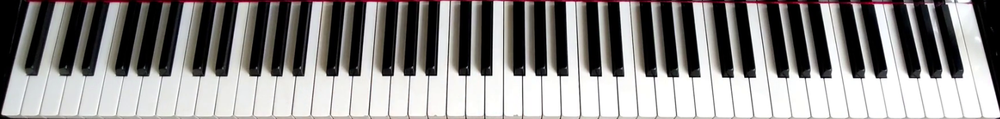
#> input picture dataset/klaviatura.png, 1000 x 119 px, shrunk from 1591 x 190 before the run
$ python tmp.py
#> lines starting #> are read from the running program, lines starting #| are printed output that depends on the picture
import sys
import math
import cv2 as cv
import numpy as np


def main():
    filename = '../../dataset/klaviatura.png'
    cdst = cv.imread(filename)
#> cdst is the input picture: shape (119, 1000, 3); mean B, G, R 138.8, 139.7, 141.9
    cdstP = np.copy(cdst)
    #filename = argv[0] if len(argv) > 0 else default_file
    # Loads an image
    src = cv.cvtColor(cdst, cv.COLOR_BGR2GRAY)
    # Check if image is loaded fine

    dst = cv.Canny(src, 50, 200, None, 3)
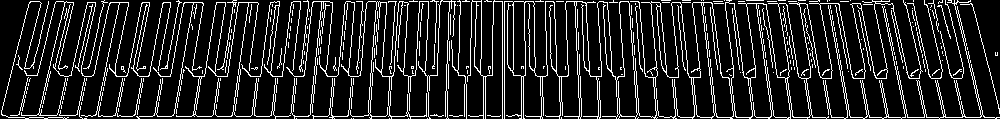
#> dst: shape (119, 1000); 14.2% white in thin lines or dots


    lines = cv.HoughLines(dst, 1, np.pi / 180, 150, None, 0, 0)
#> lines = 47 rows, first 8: [116, 1.57], [1, 1.57], [76, 1.57], [68, 1.57], [64, 1.59], [0, 1.59], [17, 1.55], [14, 1.55]

    if lines is not None:
        for i in range(0, len(lines)):
            rho = lines[i][0][0]
            theta = lines[i][0][1]
            a = math.cos(theta)
            b = math.sin(theta)
            x0 = a * rho
            y0 = b * rho
            pt1 = (int(x0 + 1000 * (-b)), int(y0 + 1000 * (a)))
            pt2 = (int(x0 - 1000 * (-b)), int(y0 - 1000 * (a)))
            cv.line(cdst, pt1, pt2, (0, 0, 255), 3, cv.LINE_AA)
#> this loop made 47 passes
#> (rho, theta, a, b, x0, y0, pt1, pt2) on passes 1, 3, 4, 5, 6, 7, 8, 9, 10, 11: (116, 1.57, -4.37e-08, 1, -5.07e-06, 116, (-1000, 115), (999, 116)), (76, 1.57, -4.37e-08, 1, -3.32e-06, 76, (-1000, 75), (999, 76)), (68, 1.57, -4.37e-08, 1, -2.97e-06, 68, (-1000, 67), (999, 68)), (64, 1.59, -0.0175, 1, -1.12, 63.99, (-1000, 46), (998, 81)), (0, 1.59, -0.0175, 1, 0, 0, (-999, -17), (999, 17)), (17, 1.55, 0.0175, 1, 0.297, 17, (-999, 34), (1000, 0)), (14, 1.55, 0.0175, 1, 0.244, 14, (-999, 31), (1000, -3)), (58, 1.59, -0.0175, 1, -1.01, 57.99, (-1000, 40), (998, 75)), (19, 1.55, 0.0175, 1, 0.332, 19, (-999, 36), (1000, 1)), (72, 1.55, 0.0175, 1, 1.26, 71.99, (-998, 89), (1001, 54))
#> (rho, theta, b, x0, y0, pt1, pt2) on pass 2: (1, 1.57, 1, -4.37e-08, 1, (-1000, 0), (999, 1))
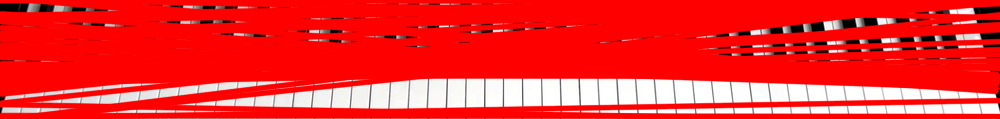
#> cdst: shape (119, 1000, 3); mean B, G, R 46.7, 46.9, 243.4

    linesP = cv.HoughLinesP(dst, 1, np.pi / 180, 50, None, 50, 10)
#> linesP = 139 rows, first 6: [79, 116, 679, 116], [651, 117, 999, 117], [346, 1, 638, 1], [566, 2, 711, 2], [692, 3, 838, 3], [12, 68, 775, 68]

    if linesP is not None:
        for i in range(0, len(linesP)):
            l = linesP[i][0]
            cv.line(cdstP, (l[0], l[1]), (l[2], l[3]), (0, 0, 255), 3, cv.LINE_AA)
#> this loop made 139 passes
#> l on passes 1 to 12: [79, 116, 679, 116], [651, 117, 999, 117], [346, 1, 638, 1], [566, 2, 711, 2], [692, 3, 838, 3], [12, 68, 775, 68], [547, 69, 972, 69], [239, 75, 578, 75], [12, 67, 687, 67], [678, 70, 972, 70], [820, 7, 889, 1], [598, 12, 681, 13]
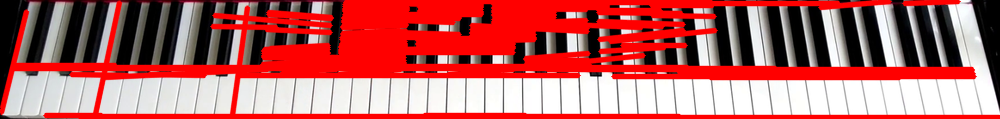
#> cdstP: shape (119, 1000, 3); mean B, G, R 98.7, 99.1, 185.3

#    cv.imshow("Source", src)
    cv.imshow("Detected Lines (in red) - Standard Hough Line Transform", cdst)
    cv.imshow("Detected Lines (in red) - Probabilistic Line Transform", cdstP)

    cv.waitKey()
    return 0


if __name__ == "__main__":
    main()

$ run again, with dataset/klavir.png copied over dataset/klaviatura.png
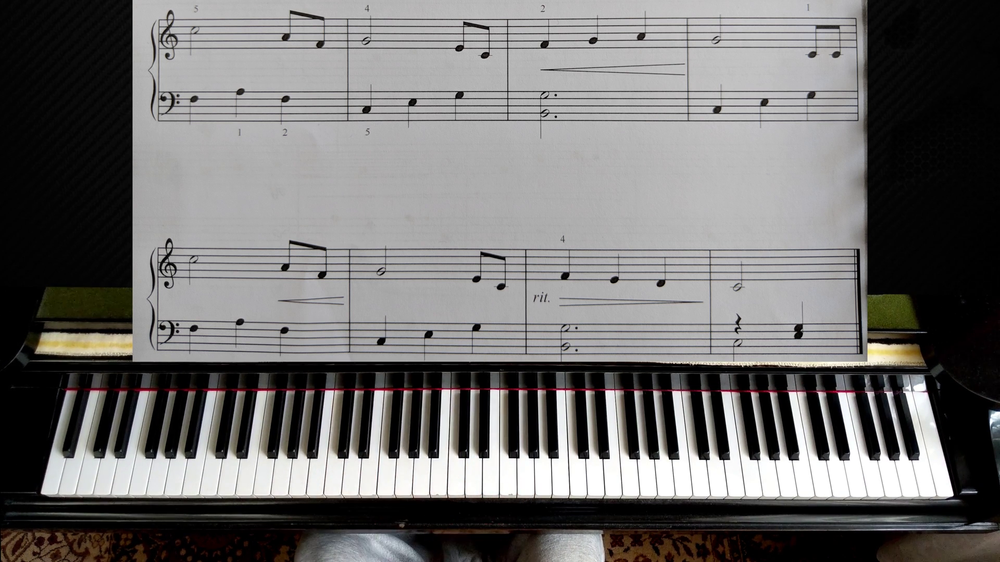
#> input picture dataset/klavir.png, 1000 x 562 px, shrunk from 1920 x 1080 before the run
#> in main, cdst is the input picture: shape (562, 1000, 3); mean B, G, R 110.5, 111.3, 112.7
#> in main, `dst = cv.Canny(src, 50, 200, None, 3)`:
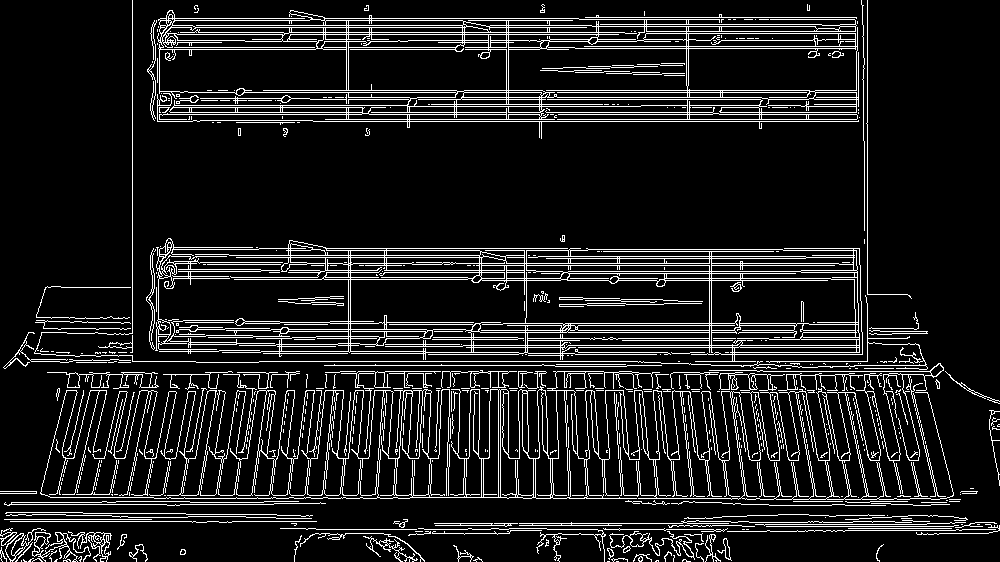
#> dst: shape (562, 1000); 11.4% white in thin lines or dots
#> lines = 1407 rows, first 8: [361, 1.57], [112, 1.57], [114, 1.57], [92, 1.57], [90, 1.57], [121, 1.57], [119, 1.57], [99, 1.57]
#> the loop in main, `for i in range(0, len(lines)):` made 1407 passes
#> (rho, theta, a, b, x0, y0, pt1, pt2) on passes 1 to 3: (361, 1.57, -4.37e-08, 1, -1.58e-05, 361, (-1000, 360), (999, 361)), (112, 1.57, -4.37e-08, 1, -4.9e-06, 112, (-1000, 111), (999, 112)), (114, 1.57, -4.37e-08, 1, -4.98e-06, 114, (-1000, 113), (999, 114))
#> linesP = 315 rows, first 6: [151, 114, 867, 114], [263, 90, 867, 90], [259, 361, 643, 361], [310, 99, 867, 99], [324, 18, 578, 18], [518, 338, 768, 338]
#> the loop in main, `for i in range(0, len(linesP)):` made 315 passes
#> after the loop in main, `for i in range(0, len(linesP)):`:
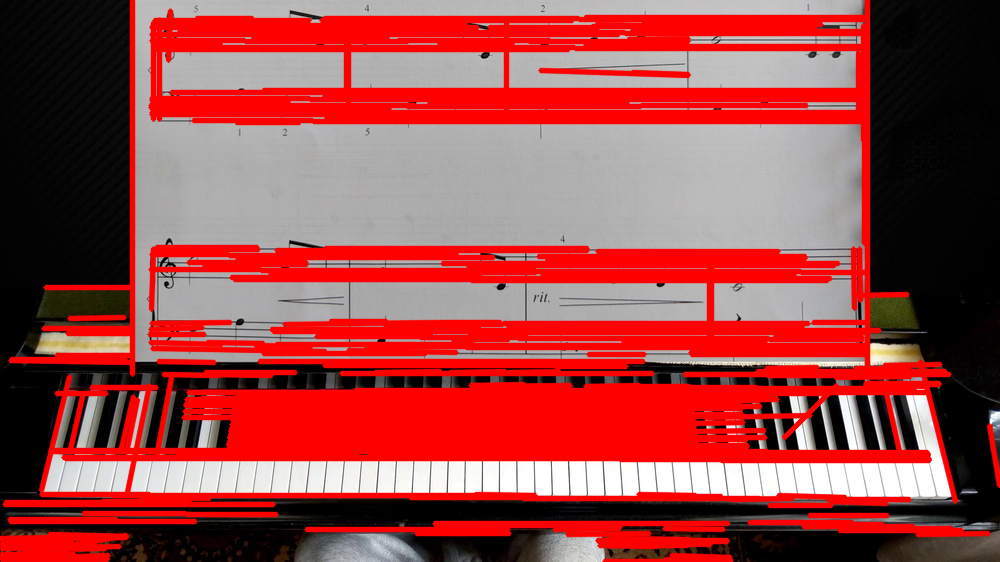
#> cdstP: shape (562, 1000, 3); mean B, G, R 71.6, 72.2, 156.5
